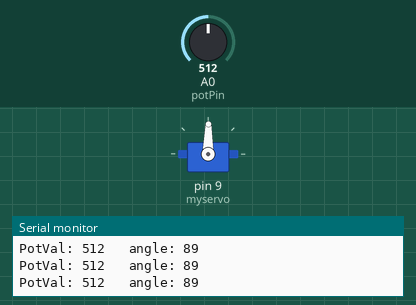
The sketch below on a simulated Arduino Uno, built with avr-gcc and run on an emulated ATmega328P. Parts: servo, the last lines printed to the serial monitor. The inputs (shaded band) are chosen by the test bench; at power-on: A0 (potPin) = 512.

Above: at 1.2 s.
1.3 s: A0 (potPin) set to 555
At 2.1 s:
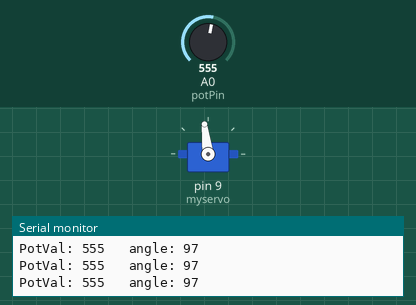
4.3 s: A0 (potPin) set to 588
At 5.5 s:
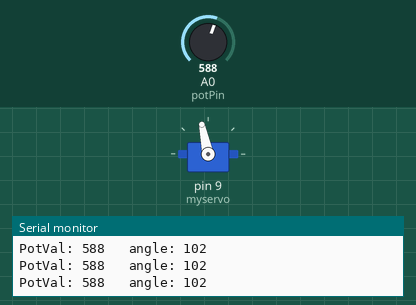
5.8 s: A0 (potPin) set to 306
At 6.9 s:
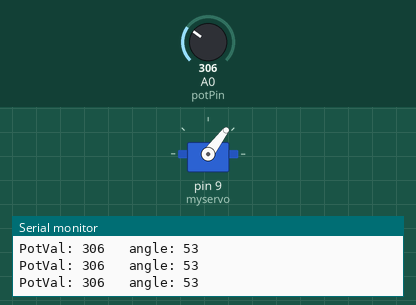
7.3 s: A0 (potPin) set to 716
At 8.0 s:
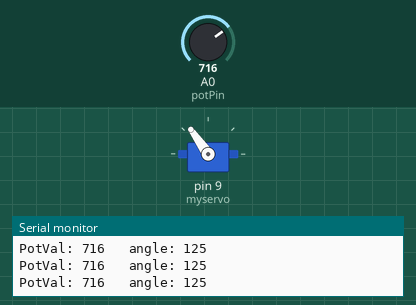
8.8 s: A0 (potPin) set to 0
At 9.5 s:
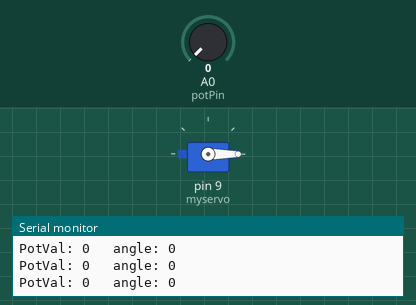
10.3 s: A0 (potPin) set to 8
At 10.9 s:
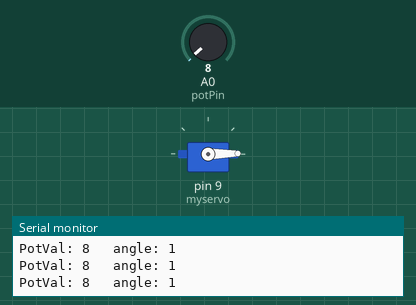
13.3 s: A0 (potPin) set to 11
Timing chart, 0 to 16.3 s (numbered marks = the images above; inputs shaded):
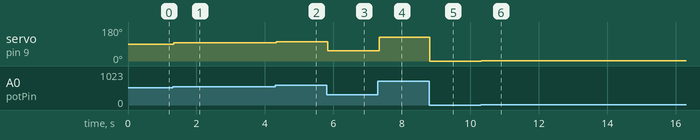

The sketch:

Ch.05.ino
```cpp
#include <Servo.h>
Servo myservo;
const int potPin = 0;
int potVal;
int angle;

void setup() {
  myservo.attach(9);
  Serial.begin(9600);
}

void loop() {
  potVal = analogRead(potPin);
  angle = map(potVal, 0, 1023, 0, 179);
  Serial.println("PotVal: " + String(potVal) + "\t angle: " + String(angle));
  myservo.write(angle);
  delay(15);
}
```

Measured:
- after the input at 1.3 s, servo on pin 9 (myservo): 89° → 97° at once
- after the input at 4.3 s, servo on pin 9 (myservo): 97° → 102° at once
- after the input at 5.8 s, servo on pin 9 (myservo): 102° → 53° at once
- after the input at 7.3 s, servo on pin 9 (myservo): 53° → 125° at once
- after the input at 8.8 s, servo on pin 9 (myservo): 125° → 0° at once
- after the input at 10.3 s, servo on pin 9 (myservo): 0° → 1° at once
